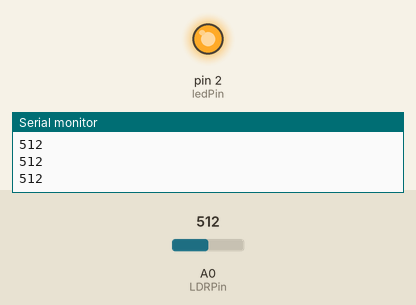
A sketch run on a simulated Arduino Uno, built with avr-gcc and run on an emulated ATmega328P. Parts: output pins drawn as LEDs (lit = HIGH), the last lines printed to the serial monitor. The inputs (shaded band) are chosen by the test bench; at power-on: A0 (LDRPin) = 512.

Above: at 1.2 s.
1.3 s: A0 (LDRPin) set to 582
2.8 s: A0 (LDRPin) set to 609
At 3.6 s:
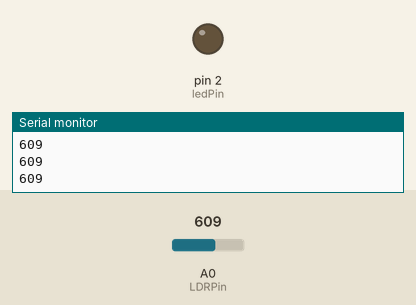
4.5 s: A0 (LDRPin) set to 590
At 4.8 s:
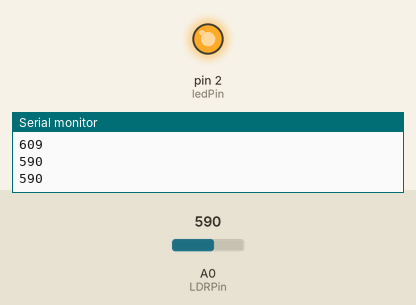
6.0 s: A0 (LDRPin) set to 610
At 7.2 s:
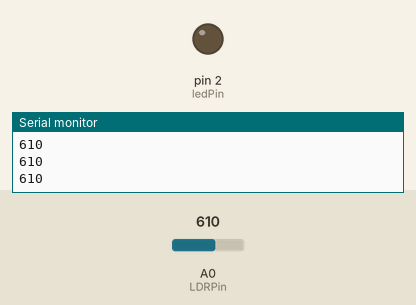
Timing chart, 0 to 8.5 s (numbered marks = the images above; inputs shaded):
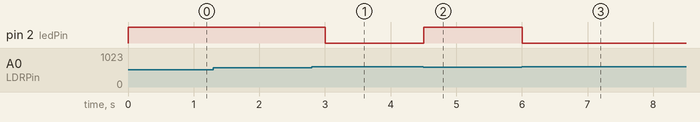

The sketch:

LDR.ino
```cpp
// C++ code
//

int ledPin = 2;
int LDRPin = A0;

void setup()
{
  Serial.begin(9600);
  pinMode(ledPin, OUTPUT);
  digitalWrite(ledPin, LOW);
}

void loop()
{

  int value = analogRead(A0);
  if(value < 600 )
  {
    digitalWrite(ledPin, HIGH);
  }else {
    digitalWrite(ledPin, LOW);
  }
  Serial.println(value);
  delay(250);

}
```

Measured:
- the behaviour switches between 599 and 600 on A0 (LDRPin) (found by bisection; images 0 and 1)
- after the input at 2.8 s, pin 2 (ledPin): HIGH → LOW after 0.20 s
- after the input at 4.5 s, pin 2 (ledPin): LOW → HIGH at once
- after the input at 6.0 s, pin 2 (ledPin): HIGH → LOW at once
